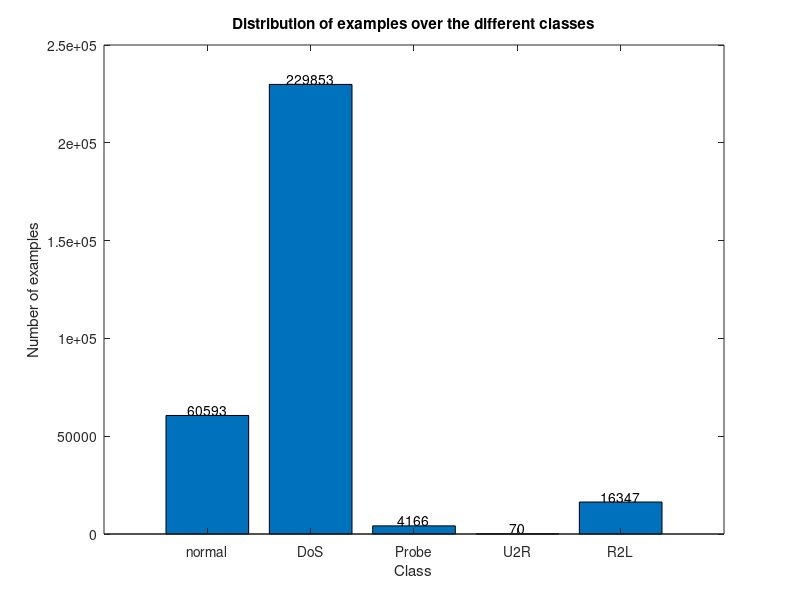

Write MATLAB code to recreate this figure.
classes = [972781 3883370 41102 52 1126];
classes = [60593 229853 4166 70 16347];
labels = {'normal', 'DoS', 'Probe', 'U2R', 'R2L'};
bar(classes)
set(gca,'XTickLabel',labels)

ylabel('Number of examples')
xlabel('Class')
title('Distribution of examples over the different classes')

% add the values
for i=1:length(classes),
  TH(i) = text(i,classes(i),num2str(classes(i))) ;
end
% Use the handles TH to modify some properties
set(TH,'Horizontalalignment','center',...
'verticalalignment','bottom') ;
ymax = 4.5*10^6;
%set(gca,'YLim',[0 ymax]); 